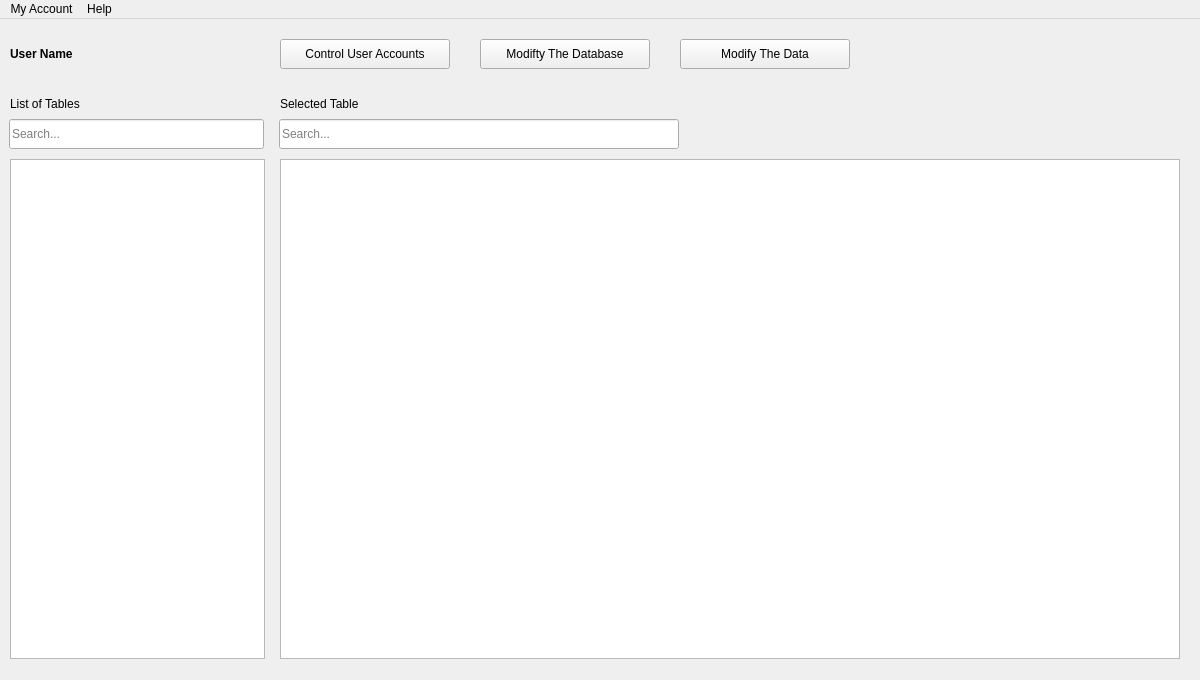
<?xml version="1.0" encoding="UTF-8"?>
<ui version="4.0">
 <class>MainWindow</class>
 <widget class="QMainWindow" name="MainWindow">
  <property name="geometry">
   <rect>
    <x>0</x>
    <y>0</y>
    <width>1200</width>
    <height>680</height>
   </rect>
  </property>
  <property name="sizePolicy">
   <sizepolicy hsizetype="Preferred" vsizetype="Preferred">
    <horstretch>0</horstretch>
    <verstretch>0</verstretch>
   </sizepolicy>
  </property>
  <property name="cursor">
   <cursorShape>ArrowCursor</cursorShape>
  </property>
  <property name="windowTitle">
   <string>Euler Database Manager</string>
  </property>
  <property name="autoFillBackground">
   <bool>false</bool>
  </property>
  <property name="styleSheet">
   <string notr="true"/>
  </property>
  <property name="animated">
   <bool>true</bool>
  </property>
  <widget class="QWidget" name="centralwidget">
   <property name="enabled">
    <bool>true</bool>
   </property>
   <property name="sizePolicy">
    <sizepolicy hsizetype="MinimumExpanding" vsizetype="MinimumExpanding">
     <horstretch>0</horstretch>
     <verstretch>0</verstretch>
    </sizepolicy>
   </property>
   <property name="minimumSize">
    <size>
     <width>1200</width>
     <height>600</height>
    </size>
   </property>
   <property name="styleSheet">
    <string notr="true">#centralwidget {
	margin: auto;
}</string>
   </property>
   <widget class="QTableView" name="selected_table_view">
    <property name="geometry">
     <rect>
      <x>280</x>
      <y>140</y>
      <width>900</width>
      <height>500</height>
     </rect>
    </property>
    <property name="sizePolicy">
     <sizepolicy hsizetype="Expanding" vsizetype="Expanding">
      <horstretch>0</horstretch>
      <verstretch>0</verstretch>
     </sizepolicy>
    </property>
   </widget>
   <widget class="QListView" name="list_of_tables_view">
    <property name="geometry">
     <rect>
      <x>10</x>
      <y>140</y>
      <width>255</width>
      <height>500</height>
     </rect>
    </property>
    <property name="sizePolicy">
     <sizepolicy hsizetype="Expanding" vsizetype="Expanding">
      <horstretch>0</horstretch>
      <verstretch>0</verstretch>
     </sizepolicy>
    </property>
   </widget>
   <widget class="QLabel" name="list_of_tables_label">
    <property name="geometry">
     <rect>
      <x>10</x>
      <y>70</y>
      <width>255</width>
      <height>30</height>
     </rect>
    </property>
    <property name="text">
     <string>List of Tables</string>
    </property>
   </widget>
   <widget class="QLabel" name="selected_table_label">
    <property name="geometry">
     <rect>
      <x>280</x>
      <y>70</y>
      <width>255</width>
      <height>30</height>
     </rect>
    </property>
    <property name="text">
     <string>Selected Table</string>
    </property>
   </widget>
   <widget class="QLabel" name="username_label">
    <property name="geometry">
     <rect>
      <x>10</x>
      <y>20</y>
      <width>140</width>
      <height>30</height>
     </rect>
    </property>
    <property name="styleSheet">
     <string notr="true">#username_label {
	font-weight: bold;
}</string>
    </property>
    <property name="text">
     <string>User Name</string>
    </property>
   </widget>
   <widget class="QPushButton" name="modify_the_database_button">
    <property name="geometry">
     <rect>
      <x>480</x>
      <y>20</y>
      <width>170</width>
      <height>30</height>
     </rect>
    </property>
    <property name="styleSheet">
     <string notr="true"/>
    </property>
    <property name="text">
     <string>Modifty The Database</string>
    </property>
   </widget>
   <widget class="QPushButton" name="account_control_button">
    <property name="geometry">
     <rect>
      <x>280</x>
      <y>20</y>
      <width>170</width>
      <height>30</height>
     </rect>
    </property>
    <property name="styleSheet">
     <string notr="true"/>
    </property>
    <property name="text">
     <string>Control User Accounts</string>
    </property>
   </widget>
   <widget class="QPushButton" name="modify_the_data_button">
    <property name="geometry">
     <rect>
      <x>680</x>
      <y>20</y>
      <width>170</width>
      <height>30</height>
     </rect>
    </property>
    <property name="styleSheet">
     <string notr="true"/>
    </property>
    <property name="text">
     <string>Modify The Data</string>
    </property>
   </widget>
   <widget class="QLabel" name="warning_label">
    <property name="geometry">
     <rect>
      <x>690</x>
      <y>100</y>
      <width>480</width>
      <height>30</height>
     </rect>
    </property>
    <property name="styleSheet">
     <string notr="true">#warning_label {
	color: red;
}</string>
    </property>
    <property name="text">
     <string/>
    </property>
    <property name="wordWrap">
     <bool>true</bool>
    </property>
   </widget>
   <widget class="QLineEdit" name="selected_table_data_filter">
    <property name="geometry">
     <rect>
      <x>279</x>
      <y>100</y>
      <width>400</width>
      <height>30</height>
     </rect>
    </property>
    <property name="placeholderText">
     <string>Search...</string>
    </property>
   </widget>
   <widget class="QLineEdit" name="list_of_tables_filter">
    <property name="geometry">
     <rect>
      <x>9</x>
      <y>100</y>
      <width>255</width>
      <height>30</height>
     </rect>
    </property>
    <property name="placeholderText">
     <string>Search...</string>
    </property>
   </widget>
  </widget>
  <widget class="QMenuBar" name="menubar">
   <property name="geometry">
    <rect>
     <x>0</x>
     <y>0</y>
     <width>1200</width>
     <height>22</height>
    </rect>
   </property>
   <widget class="QMenu" name="menuHelp">
    <property name="title">
     <string>Help</string>
    </property>
    <addaction name="credits_action_button"/>
   </widget>
   <widget class="QMenu" name="menuMyAccount">
    <property name="title">
     <string>My Account</string>
    </property>
    <addaction name="show_permissions_action_button"/>
    <addaction name="change_password_action_button"/>
   </widget>
   <addaction name="menuMyAccount"/>
   <addaction name="menuHelp"/>
  </widget>
  <action name="importAB">
   <property name="text">
    <string>Import File</string>
   </property>
  </action>
  <action name="exportAB">
   <property name="text">
    <string>Export File</string>
   </property>
  </action>
  <action name="credits_action_button">
   <property name="text">
    <string>Credits</string>
   </property>
  </action>
  <action name="show_permissions_action_button">
   <property name="text">
    <string>Show Permissions</string>
   </property>
  </action>
  <action name="change_password_action_button">
   <property name="text">
    <string>Change Password</string>
   </property>
  </action>
 </widget>
 <resources/>
 <connections/>
</ui>
